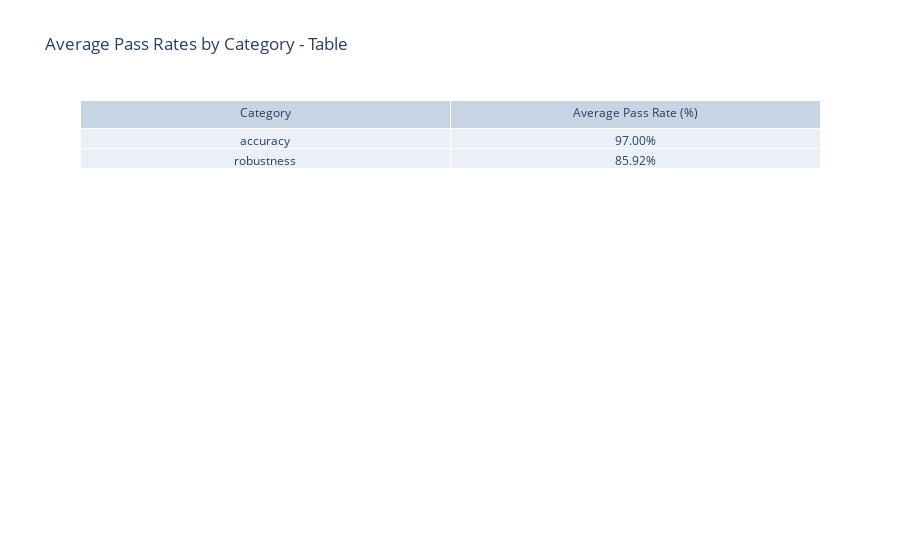

Here is the notebook cell this chart was saved with:
### Code cell
import plotly.graph_objects as go

avg_pass_rate_by_category = report.groupby('category')['pass_rate'].mean().reset_index()

# Create a table using Plotly
fig = go.Figure(data=[go.Table(
    header=dict(values=['Category', 'Average Pass Rate (%)']),
    cells=dict(values=[avg_pass_rate_by_category['category'], 
                       avg_pass_rate_by_category['pass_rate'].apply(lambda x: f'{x:.2f}%')]))
])

# Customize the layout
fig.update_layout(title='Average Pass Rates by Category - Table')

# Show the interactive table
fig.show()

### Figure 1 — Plotly figure (JSON) as saved in the notebook; plotly's stock layout.template omitted (floating-point values rounded to 4 significant figures)
{"data": [{"cells": {"values": [["accuracy", "robustness"], ["97.00%", "85.92%"]]}, "header": {"values": ["Category", "Average Pass Rate (%)"]}, "type": "table"}], "layout": {"autosize": true, "title": {"text": "Average Pass Rates by Category - Table"}}}
